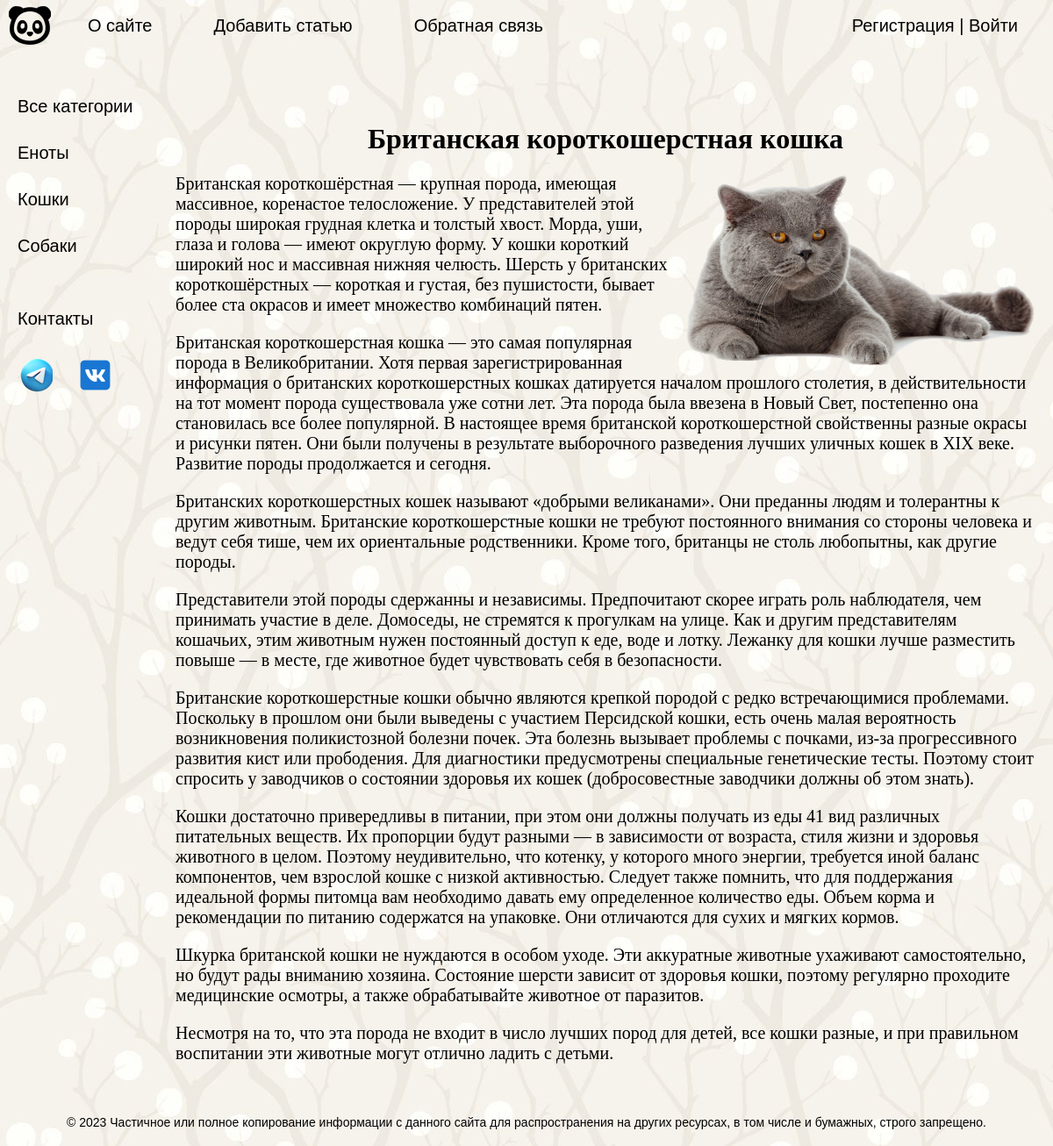
/post/britanskaya-korotkosherstnaya/, run on the app's committed database.
### animals/models.py (models this page shows, shortened)
class Category(models.Model):
    name = models.CharField(max_length=100, db_index=True, verbose_name='Категория')
    slug = models.SlugField(max_length=255, unique=True, db_index=True, verbose_name='URL')
    def get_absolute_url(self):
        return reverse('category', kwargs={'cat_slug': self.slug})
    class Meta:
        verbose_name = 'Категория'
        verbose_name_plural = 'Категории'
        ordering = ['id']

class Animals(models.Model):
    title = models.CharField(max_length=255, verbose_name='Заголовок')
    slug = models.SlugField(max_length=255, unique=True, db_index=True, verbose_name='URL')
    content = models.TextField(blank=True, verbose_name='Текст статьи')
    photo = models.ImageField(upload_to='photos/%Y/%m/%d/', verbose_name='Фото')
    time_create = models.DateTimeField(auto_now_add=True, verbose_name='Время создания')
    time_update = models.DateTimeField(auto_now=True, verbose_name='Время изменения')
    is_published = models.BooleanField(default=True, verbose_name='Публикация')
    cat = models.ForeignKey('Category', on_delete=models.PROTECT, verbose_name='Категории')
    def __str__(self):
        return self.title
    class Meta:
        verbose_name = 'Животные'
        verbose_name_plural = 'Животные'
        ordering = ['time_create', 'title']

### animals/views.py (the view)
# urls.py: path('post/<slug:post_slug>/', AnimalsShowPost.as_view(), name='post'),
class AnimalsShowPost(DataMixin, DetailView):
    model = Animals
    template_name = 'animals/post.html'
    slug_url_kwarg = 'post_slug'
    context_object_name = 'post'
    def get_context_data(self, *, object_list=None, **kwargs):
        context = super().get_context_data(**kwargs)
        c_def = self.get_user_context(title=context['post'])
        return dict(list(context.items()) + list(c_def.items()))

### animals/utils.py (called while the page is built)
    def get_user_context(self, **kwargs):
        context = kwargs
        cats = cache.get('cats')
        if not cats:
            cats = Category.objects.annotate(Count('animals'))
            cache.set('cats', cats, 60)
        context['menu'] = menu
        context['cats'] = cats
        return context

### animals/templates/animals/post.html
{% extends 'animals/base.html' %}
{% block content %}
<center><h1>{{post.title}}</h1></center>
{% if post.photo %}
<p><img src="{{post.photo.url}}" width="400px" height="400px" align="right"></p>
{% endif %}
{{post.content|linebreaks}}
{% endblock %}

### animals/templates/animals/base.html (shortened to what this page needs)
{% load static %}
{% load animals_tags %}
<!DOCTYPE html>
<html>
<head>
	<link type="text/css" href="{% static 'animals/css/styles.css' %}" rel="stylesheet" />
</head>
<body>
<table class="table-page" border=0 cellpadding="0" cellspacing="0">
<tr><td valign=top>
{% block mainmenu %}
		<div class="d-flex flex-column flex-md-row align-items-center pb-3 mb-4 border-bottom">
			<ul id="mainmenu" class="mainmenu">
			<li class="logo"><a href="{% url 'home' %}"><div class="logo"></div></a></li>
{% for m in menu %}
			<li><a href="{% url m.url_name %}">{{m.title}}</a></li>
{% endfor %}
			{% if request.user.is_authenticated %}
			<li class="last"> {{user.username}} | <a href="{% url 'logout' %}">Выйти</a></li>
			{% else %}
			<li class="last"><a href="{% url 'register' %}">Регистрация</a> | <a href="{% url 'login' %}">Войти</a></li>
			{% endif %}
			</ul>
		</div>
{% endblock mainmenu %}
<table class="table-content" border=0 cellpadding="0" cellspacing="0">
<tr>
	<td valign="top" class="left-chapters">
	<ul id="leftchapters">
{% if cat_selected == 0 %}
		<li class="selected">Все категории</li>
{% else %}
		<li><a href="{% url 'сategory' %}">Все категории</a></li>
{% endif %}
{% for c in cats %}
{% if c.animals__count > 0 %}
		{% if c.pk == cat_selected %}
			<li class="selected">{{c.name}}</li>
		{% else %}
			<li><a href="{{ c.get_absolute_url }}">{{c.name}}</a></li>
		{% endif %}
{% endif %}
{% endfor %}
		<li class="share">
		<p>Контакты</p>
		<a class="tele" href="https://t.me/Doctor_O_o" target="_blank" rel="nofollow"></a>
		<a class="vk" href="https://vk.com/golyakin.vlad" target="_blank" rel="nofollow"></a>
		</li>
	</ul>
</td>
<td valign="top" class="content">
	<div class="content-text">
{% block content %}
{% endblock %}
	</div>
</td></tr></table>
</td></tr>
<tr><td valign=top>
	<div id="footer">
		<p align="center">&copy; 2023 Частичное или полное копирование информации с данного сайта для распространения на других ресурсах, в том числе и бумажных, строго запрещено.</p>
	</div>
</td></tr></table>
</body>
</html>

### animals/static/animals/css/styles.css (style rules this page uses)
html, body { font-family: 'Arial'; margin: 0; padding: 0; height: 100%; width: 100%; color: #444; background: #000 url(/static/animals/images/fon.jpg); background-attachment: fixed }
a { color: #0059b2; text-decoration: none; }
img { max-width: 600px; height: auto; }
.table-page { width: 100%; height: 100%; vertical-align: top; }
.table-page tr { height: 100%; }
.logo { background: url('../images/logo.png') no-repeat 10px 5px; width: 70px; height: 60px; }
ul.mainmenu { list-style: none; margin: 0; padding: 0; height: 60px; color: black; font-size: 20px; overflow: hidden; }
ul.mainmenu li { float: left; margin: 18px 40px 0 30px; }
ul.mainmenu li.logo { margin: 0; }
ul.mainmenu li.last { float: right; }
ul.mainmenu li a { color: black; text-decoration: none; }
.table-content { width: 100%; min-height: 100%; height: 100%; }
.left-chapters { min-height: 100%; }
.left-chapters ul { width: 140px; min-height: 100%; margin: 0; padding: 20px 10px 10px 20px; list-style: none; font-size: 20px; }
.left-chapters ul li { margin: 30px 0 0 0; color: black; }
.left-chapters ul li a { color: black; text-decoration: none; }
.left-chapters ul li.share { margin: 60px 0 0 0; }
.left-chapters ul li.share p { margin: 30px 0 30px 0; }
.left-chapters ul li.share a { display: inline-block; width: 40px; height: 40px; margin: 0 20px 0 0; }
.left-chapters ul li.share a.tele { height: 45px; background: url('../images/tele.png') no-repeat 0 0 }
.left-chapters ul li.share a.vk { height: 45px; background: url('../images/vk.png') no-repeat 0 0 }
.content { padding: 20px 20px 20px 0px; width: 100%; box-sizing: border-box; }
.content-text { margin: 60px 0 0 30px; color: #000; font-size: 20px; font-family: Yandex Sans Display Light; }
.content-text h1 { font-size: 32px; }
#footer { box-sizing: border-box; padding: 5px; color: black; font-size: 14px; font-family: Verdana, Geneva, Arial, Helvetica; text-align: left; overflow: hidden; }

### data on the page
Category: name "Еноты"
Category: name "Кошки"
Category: name "Собаки"
Animals: title "Британская короткошерстная кошка", photo (picture), content "Британская короткошёрстная — крупная порода, имеющая массивное, коренастое телосложение. У представителей этой породы широкая грудная клетка и толстый хвост. Морда, уши, глаза и голова — имеют округлую форму. У кошки короткий широкий нос и массивная нижняя челюсть. Шерсть у британских короткошёрстных — короткая и густая, без пушистости, бывает более ста окрасов и имеет множество комбинаций пятен. Британская короткошерстная кошка — это самая популярная порода в Великобритании. Хотя первая зарегистрированная информация о британских короткошерстных кошках датируется началом прошлого столетия, в действительности на тот момент порода существовала уже сотни лет. Эта порода была ввезена в Новый…"

### other printed values
{{ m.title }} "О сайте" "Добавить статью" "Обратная связь"
